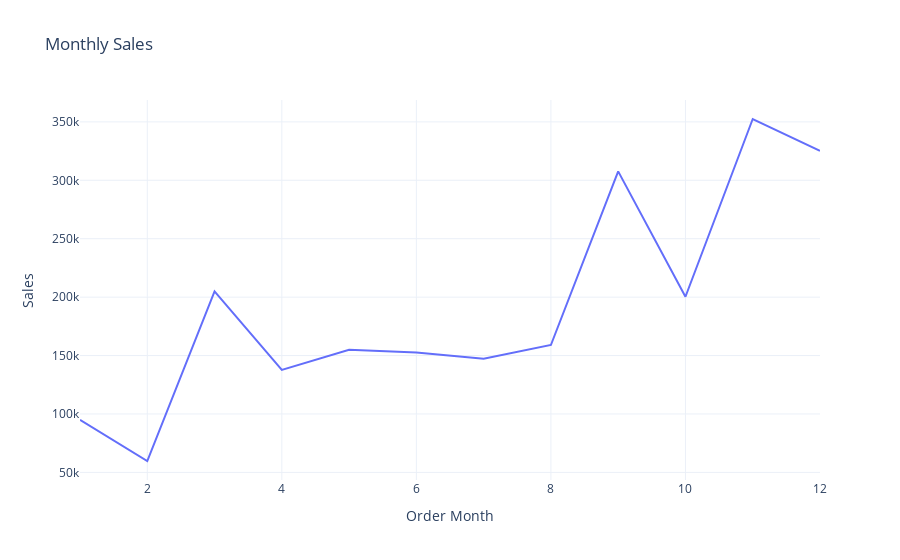

Here is the notebook cell this chart was saved with:
### Code cell
# monthly sales analysis of the company
sales_by_month = df.groupby('Order Month')['Sales'].sum().reset_index()
fig = px.line(sales_by_month, x='Order Month', y='Sales', title='Monthly Sales')
fig.show()

### Figure 1 — Plotly figure (JSON) as saved in the notebook; plotly's stock layout.template omitted (floating-point values rounded to 4 significant figures)
{"data": [{"hovertemplate": "Order Month=%{x}<br>Sales=%{y}<extra></extra>", "legendgroup": "", "line": {"color": "#636efa", "dash": "solid"}, "marker": {"symbol": "circle"}, "mode": "lines", "name": "", "orientation": "v", "showlegend": false, "type": "scatter", "x": [1, 2, 3, 4, 5, 6, 7, 8, 9, 10, 11, 12], "xaxis": "x", "y": [94920.0, 59750.0, 205000.0, 137800.0, 155000.0, 152700.0, 147200.0, 159000.0, 307600.0, 200300.0, 352500.0, 325300.0], "yaxis": "y"}], "layout": {"legend": {"tracegroupgap": 0}, "title": {"text": "Monthly Sales"}, "xaxis": {"anchor": "y", "domain": [0, 1], "title": {"text": "Order Month"}}, "yaxis": {"anchor": "x", "domain": [0, 1], "title": {"text": "Sales"}}}}
